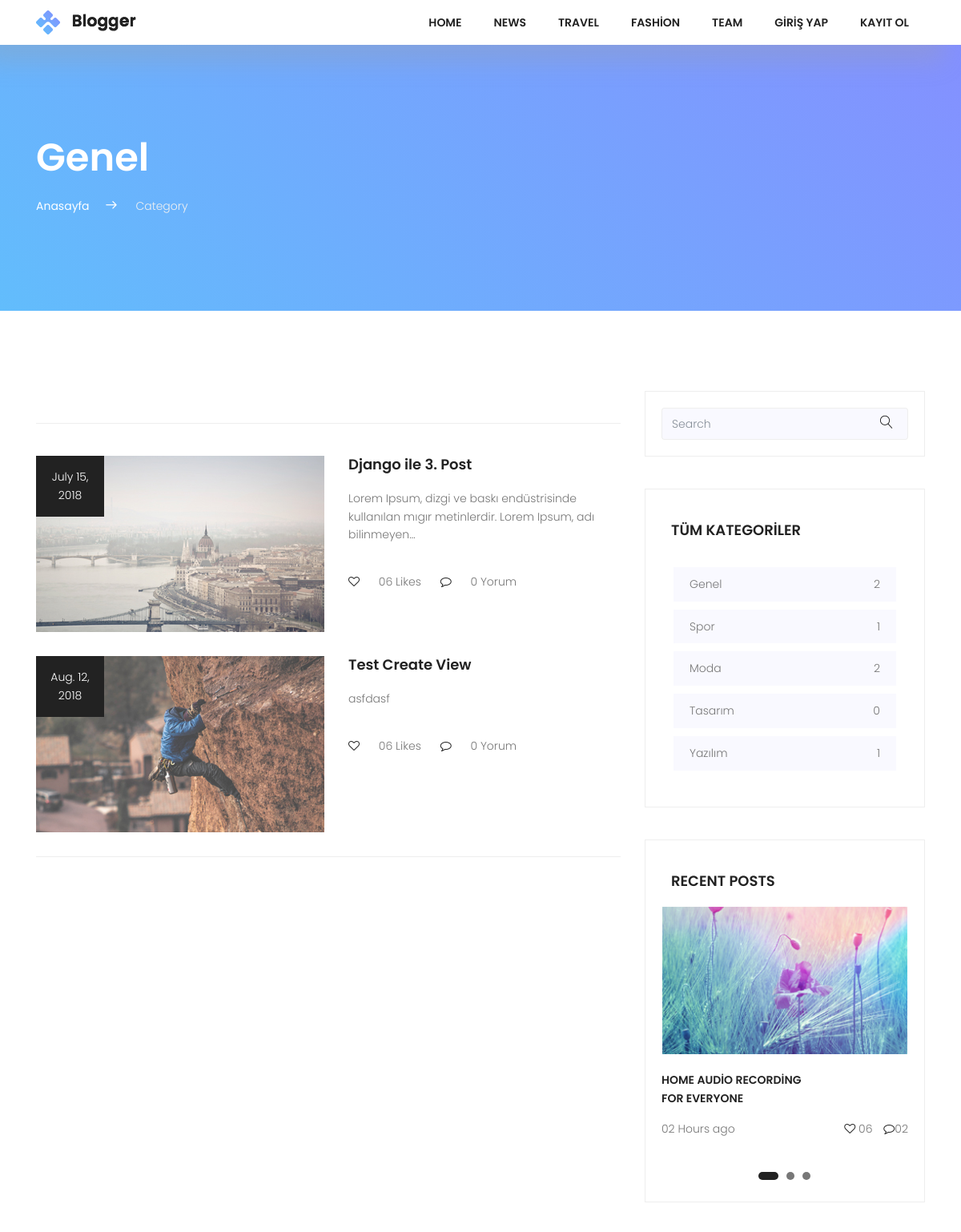
The page /category/genel (upper part) on the database as committed earlier.
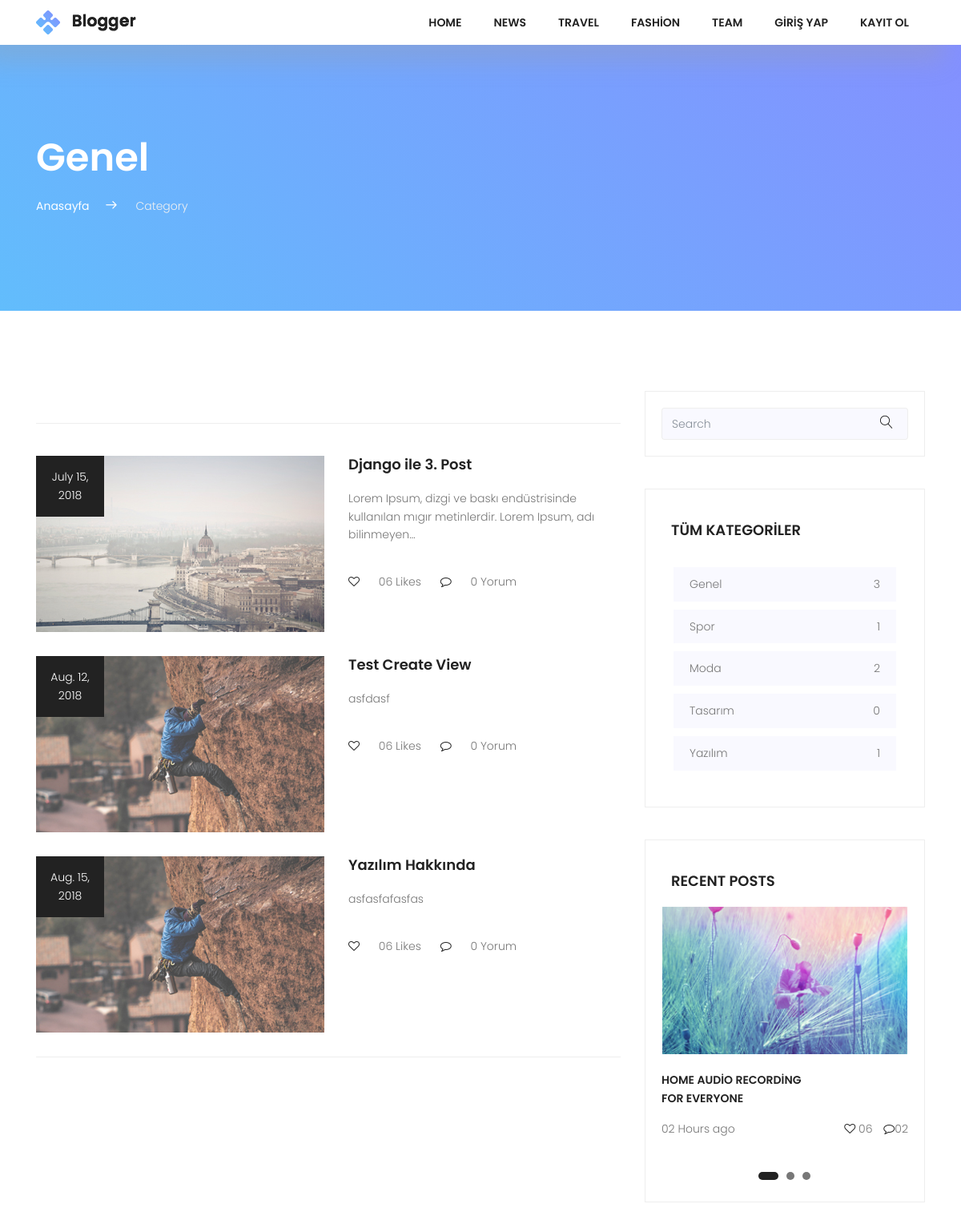
The same page on the database as committed later.
### posts/models.py (models this page shows, shortened)
class Post(models.Model):
    user = models.ForeignKey(settings.AUTH_USER_MODEL,on_delete=models.CASCADE,default=1)
    title = models.CharField(max_length=150)
    image = models.ImageField(upload_to='uploads/',blank=True)
    content = models.TextField()
    slug = models.SlugField(unique=True,editable=False)
    created = models.DateField(auto_now_add=True)
    updated = models.DateField(auto_now=True)
    category = models.ForeignKey(Category,on_delete=models.CASCADE,related_name="posts")
    def commentCount(self):
        return self.comments.all().count()

class Category(models.Model):
    title = models.CharField(max_length=150)
    slug = models.SlugField(unique=True,editable=False)
    def postCount(self):
        return self.posts.all().count()

### posts/views.py (the view)
# urls.py: path('category/<slug:slug>', views.CategoryDetail.as_view(),name='category-detail'),
class CategoryDetail(DetailView):
    model = Category
    template_name = "categories/detail.html"
    context_object_name =  "category"
    def get_context_data(self, **kwargs):
        context = super(CategoryDetail,self).get_context_data(**kwargs)
        context["allCategories"] = Category.objects.all()
        return context

### posts/templates/categories/detail.html (shortened to what the changed rows need)
{% extends "base.html" %}
         {% block content %}
            <section class="top-section-area section-gap">
                <div class="container">
                    <div class="row justify-content-between align-items-center d-flex">
                        <div class="col-lg-8 top-left">
                            <h1 class="text-white mb-20">{{ category.title }}</h1>
                            <ul>
                                <li><a href="{% url 'index' %}">Anasayfa</a><span class="lnr lnr-arrow-right"></span></li>
                                <li><span style="color:#f1f1f1">Category</span></li>
                            </ul>
                        </div>
                    </div>
                </div>
            </section>
    <div class="post-wrapper pt-100">
        <section class="post-area">
            <div class="container">
                <div class="row justify-content-center d-flex">
                    <div class="col-lg-8">
                        <div class="post-lists">
                            {% for post in category.posts.all %}
                            <div class="single-list flex-row d-flex">
                                <div class="thumb">
                                    <div class="date">
                                       {{ post.created }}
                                    </div>
                                    <img src="{{ post.image.url }}" alt="">
                                </div>
                                <div class="detail">
                                    <a href="{% url 'single' post.slug %}"><h4 class="pb-20">{{ post.title }}</h4></a>
                                    <p>
                                      {{ post.content|truncatechars:100 }}
                                    </p>
                                    <p class="footer pt-20">
                                    <i class="fa fa-heart-o" aria-hidden="true"></i>
                                    <a href="#">06 Likes</a>     <i class="ml-20 fa fa-comment-o" aria-hidden="true"></i> <a href="#">{{ post.commentCount }} Yorum</a>
                                    </p>
                                </div>
                            </div>
                            {% endfor %}
                        </div>
                   </div>
                    <div class="col-lg-4 sidebar-area">
                        <div class="single_widget cat_widget">
                            <ul>
                                 {% for category in allCategories %}
                                <li>
                                    <a href="{% url 'category-detail' category.slug %}">{{ category.title }} <span>{{ category.postCount }}</span></a>
                                </li>
                                {% endfor %}
                            </ul>
                        </div>
                    </div>
                </div>
            </div>
        </section>
    </div>
         {% endblock %}

Rows that differ between the two databases and show on the page:
computed for Category "Genel": postCount "2" → "3"
added Post: created "Aug. 15, 2018", image (picture), title "Yazılım Hakkında", content "asfasfafasfas", commentCount "0"
